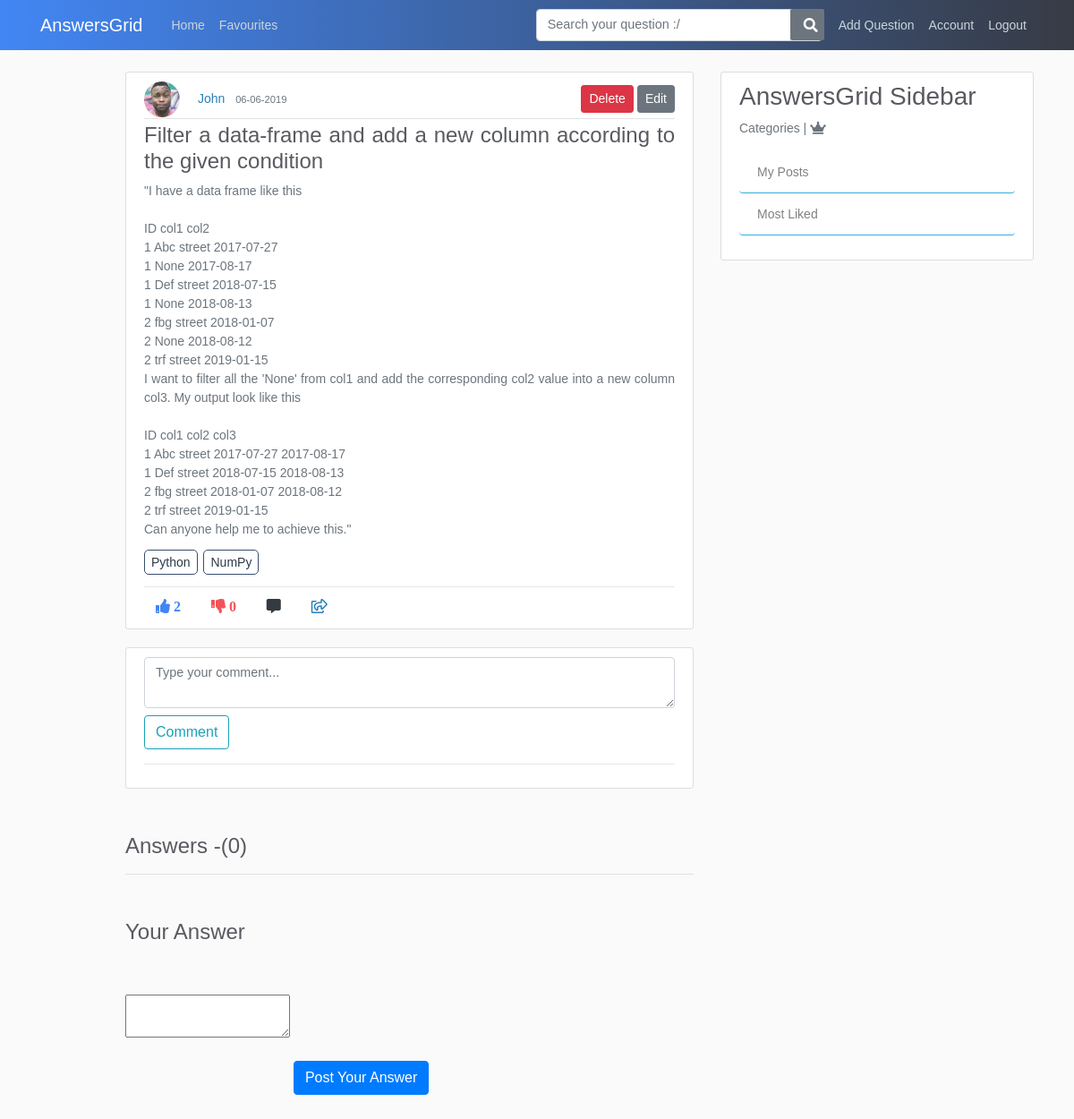
/post/4/comment (signed in), run on an earlier commit of the app's database.
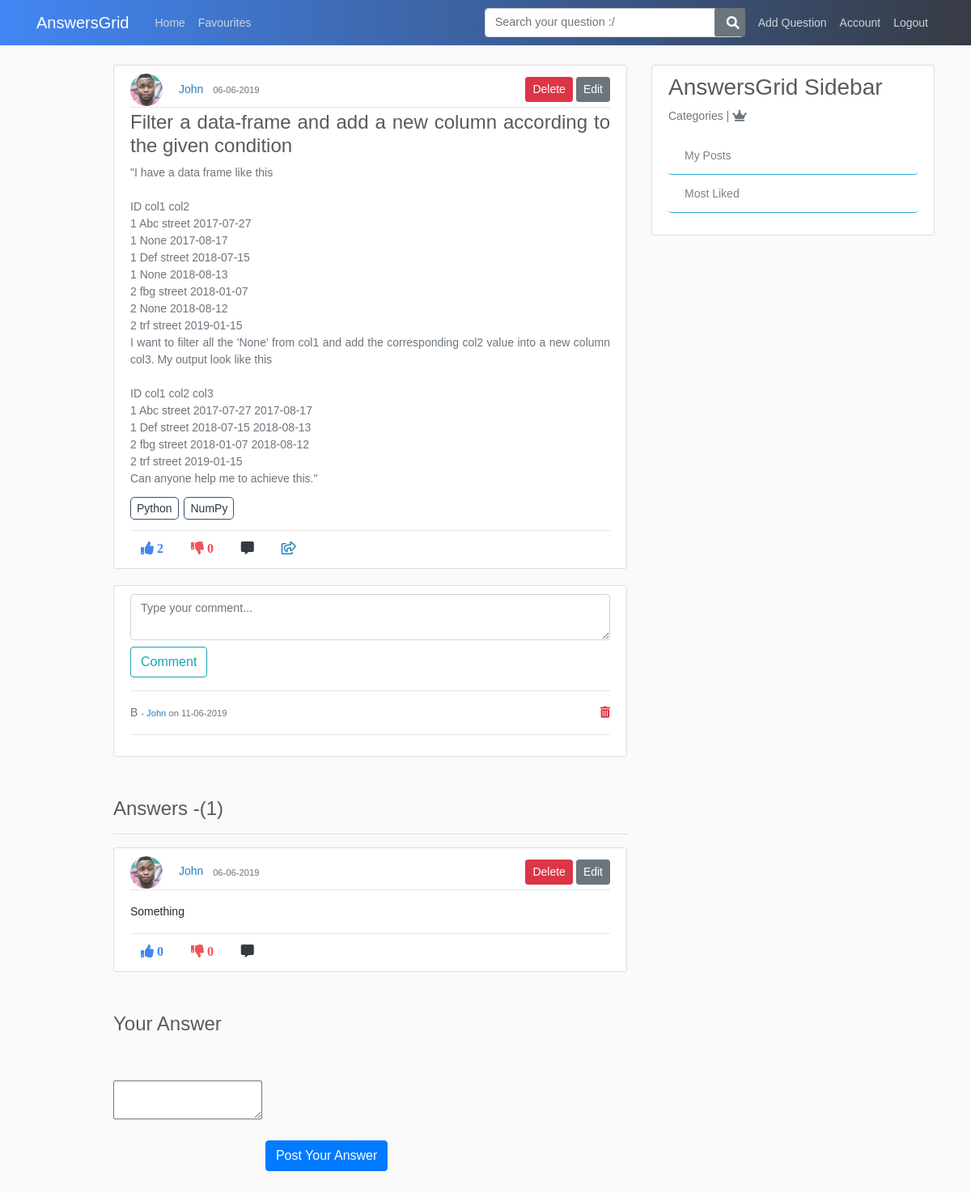
And on a later commit of the database.
### application/models.py (models this page shows, shortened)
class tagposts(db.Model):
    id = db.Column(db.Integer, primary_key=True, nullable=False)
    post_id = db.Column(db.Integer, db.ForeignKey('post.id'), nullable=False)
    tag_id = db.Column(db.Integer, db.ForeignKey('tags.tag_id'), nullable=False)

class Tags(db.Model):
    tag_id = db.Column(db.Integer, primary_key=True, nullable=False)
    tag_title = db.Column(db.String,nullable=False)

class Post(db.Model):
    id = db.Column(db.Integer, primary_key=True)
    title = db.Column(db.String(100), nullable=False)
    content = db.Column(db.Text, nullable=False)
    date_posted = db.Column(db.DateTime, nullable=False, default=datetime.utcnow)
    like_count = db.Column(db.Integer, nullable=False, default=0)
    dislike_count = db.Column(db.Integer, nullable=False, default=0)
    user_id = db.Column(db.Integer, db.ForeignKey('user.id'), nullable=False)
    comments = db.relationship('Comment', backref='commentOnPost', lazy=True)
    answers = db.relationship('Answer', backref='answerOnPost', lazy=True)
    favourites = db.relationship('Favourite', backref='favour_post', lazy=True)

class Comment(db.Model):
    comment_id = db.Column(db.Integer, primary_key=True)
    comment = db.Column(db.String(100), nullable=False)
    date_posted = db.Column(db.DateTime, nullable=False, default=datetime.utcnow)
    post_id = db.Column(db.Integer, db.ForeignKey('post.id'), nullable=False)
    user_id = db.Column(db.Integer, db.ForeignKey('user.id'), nullable=False)
    answer_id = db.Column(db.Integer, db.ForeignKey('answer.id'), nullable=False)

class User(db.Model, UserMixin):
    id = db.Column(db.Integer, primary_key=True)
    username = db.Column(db.String(20), unique=True, nullable=False)
    email = db.Column(db.String(120), unique=True, nullable=False)
    image_file = db.Column(db.String(20), nullable=False, default='default.jpg')
    password = db.Column(db.String(60), nullable=False)
    posts = db.relationship('Post', backref='author', lazy=True)
    answers = db.relationship('Answer', backref="author", lazy=True)
    comments = db.relationship('Comment', backref='author', lazy=True)
    answercomments = db.relationship('AnswerComment', backref='author', lazy=True)
    favourites = db.relationship('Favourite', backref='author', lazy=True)

class Answer(db.Model):
    id = db.Column(db.Integer, primary_key=True)
    content = db.Column(db.Text, nullable=False)
    date_posted = db.Column(db.DateTime, nullable=False, default=datetime.utcnow)
    like_count = db.Column(db.Integer, nullable=False, default=0)
    dislike_count = db.Column(db.Integer, nullable=False, default=0)
    post_id = db.Column(db.Integer, db.ForeignKey('post.id'), nullable=False)
    user_id = db.Column(db.Integer, db.ForeignKey('user.id'), nullable=False)
    comments = db.relationship('Comment', backref='commentsOnPost', lazy=True)
    answercomments = db.relationship('AnswerComment', backref='commentsOnAnswer', lazy=True)

### application/routes.py (the view, shortened to what this page needs)
@app.route("/post/<int:post_id>/comment", methods=['GET', 'POST'])
@login_required
def comment_post(post_id):
    post = Post.query.get_or_404(post_id)
    posts_id = post.id
    joinedTables = db.session.query(tagposts.post_id,tagposts.tag_id,Tags.tag_title,Post.title,Post.user_id,Post.like_count,Post.content).join(Tags).join(Post).all()
    answersCount = db.session.query(Answer).filter(Answer.post_id == post_id).count()
    answers = Answer.query.order_by(Answer.like_count.desc()).all()
    if request.method =='GET':
        comments = Comment.query.filter(Comment.post_id == post_id).order_by(Comment.date_posted.desc())
        return render_template('comment_post.html', title='Comments', post=post, comments=comments, joinedTables=joinedTables, answersCount=answersCount, answers=answers)

### application/models.py (called while the page is built)
@login_manager.user_loader
def load_user(user_id):
    return User.query.get(int(user_id))

### application/templates/comment_post.html (shortened to what the changed rows need)
{% extends "layout.html" %}
{% block content %}
    <article class="media content-section">
      <div class="media-body">
        <div class="article-metadata">
          <img class="rounded-circle article-img" src="{{ url_for('static', filename='profile_pics/' + post.author.image_file) }}">
          <a class="mr-2" href="{{ url_for('user_posts', username=post.author.username) }}">{{ post.author.username }}</a>
          <small class="text-muted">{{ post.date_posted.strftime('%d-%m-%Y') }}</small>
          {% if post.author == current_user  %}
              <a class="btn btn-secondary btn-sm mt-1 mb-1 edit-btn" href="{{ url_for('update_post', post_id=post.id)  }}">Edit</a>
              <button type="button" class="btn btn-danger btn-sm m-1 delete-btn" data-toggle="modal" data-target="#deleteModal">Delete</button>
          {% endif %}
        </div>
        <h4 class="article-title text-justify">{{ post.title }}</h4>
        <p class="article-content text-justify text-muted">{{ post.content }}</p>
        {% for tag in joinedTables %}
            {% if post.id == tag[0] %}
            <a class="article-content tag-style text-justify" href="{{ url_for('tags', tag_title=tag.tag_title) }}">{{ tag.tag_title }}</a>
            {% endif %}
        {% endfor %}<hr>
            <div class="footRow">
                {%  if current_user.is_authenticated %}
                  <a><i class="fas fa-thumbs-up mr-1 btn upvote"id="/vote/{{post.id}}/{{current_user.id}}" onclick="contentDisp(this);">  {{ post.like_count }} </i></a>
                  <a><i class="fas fa-thumbs-down mr-1 btn upvote" id="/downvote/{{post.id}}/{{current_user.id}}" onclick="contentDisp(this);" >  {{ post.dislike_count }} </i></a>
                  <a href="#commenticon"><i class="fas fa-comment-alt mr-1 btn text-dark" id="comment-btn"></i></a>
                  <a class="a2a_dd" href="https://www.addtoany.com/share"><i class="far fa-share-square btn"></i></a>
                {% endif %}
            </div>
      </div>
    </article>
    <div class="content-section hide-comments">
      <form method="POST" id="comment-form" action="">
        <div class="form-group">
        </div>
      </form> <hr>
      {% for comment in comments %}
            <div>
              <p class="comment text-justify text-muted">{{ comment.comment }} <small>-  <a href="{{ url_for('user_posts', username=comment.author.username) }}">{{ comment.author.username }}</a> on {{ comment.date_posted.strftime('%d-%m-%Y') }} </small>
              {% if post.author == current_user  %}
              <a class=" ml-2 deleteComment-btn text-danger" id="{{comment.comment_id}}"><i class="fas fa-trash-alt"></i></a></p>
              {% endif %}
            </div><hr>
       {% endfor %}
    </div>
    <h4 class="answer-section">Answers -({{ answersCount }})</h4> <hr>
    {% for answer in answers %}
    {% if answer.post_id == post.id %}
    <article class="media content-section">
        <div class="media-body answerOverflow">
          <div class="article-metadata">
            <img class="rounded-circle article-img" src="{{ url_for('static', filename='profile_pics/' + answer.author.image_file) }}">
            <a class="mr-2" href="{{ url_for('user_posts', username=answer.author.username) }}">{{ answer.author.username }}</a>
            <small class="text-muted">{{ post.date_posted.strftime('%d-%m-%Y') }}</small>
            {% if answer.author == current_user  %}
                <a class="btn btn-secondary btn-sm mt-1 mb-1 edit-btn" href="{{ url_for('update_answer', answer_id=answer.id, post_id=post.id)  }}">Edit</a>
                <button type="button" class="btn btn-danger btn-sm m-1 delete-btn delete-answer" id="{{answer.id}}">Delete</button>
            {% endif %}
          </div>
          <p class="article-content text-justify text-wrap text-break text-muted ">{{ answer.content|safe }}</p> <hr>
          <div class="footRow">
            {%  if current_user.is_authenticated %}
              <a><i class="fas fa-thumbs-up mr-1 btn upvote" id="/AnswerUpvotes/{{answer.id}}/{{current_user.id}}" onclick="AnswerVotes(this);"> {{ answer.like_count }} </i></a>
              <a><i class="fas fa-thumbs-down mr-1 btn" id="/AnswerDownvotes/{{answer.id}}/{{current_user.id}}" onclick="AnswerVotes(this);"> {{ answer.dislike_count }}</i></a>
              <a href="{{ url_for('answercomment', answer_id=answer.id) }}"><i class="fas fa-comment-alt mr-3 btn text-dark"></i></a>
            {% endif %}
          </div>
        </div>
    </article>
    {% endif %}
    {% endfor %}
    <div class="summernote-section">
        <h4>Your Answer</h4>
        <form action="{{ url_for('answer', post_id=post.id) }}" method="post">
          </form>
    </div>
{% endblock content %}

What changed in the data, as far as the page shows it:
added Comment: comment "B", author.username "John", date_posted "11-06-2019"
added Answer: image_file (picture), author.username "John", {{ post.date_posted.strftime('%d-%m-%Y') }} "06-06-2019", content "Something", like_count "0", dislike_count "0"
Also different on the page:
{{ answersCount }}: "0" → "1"
